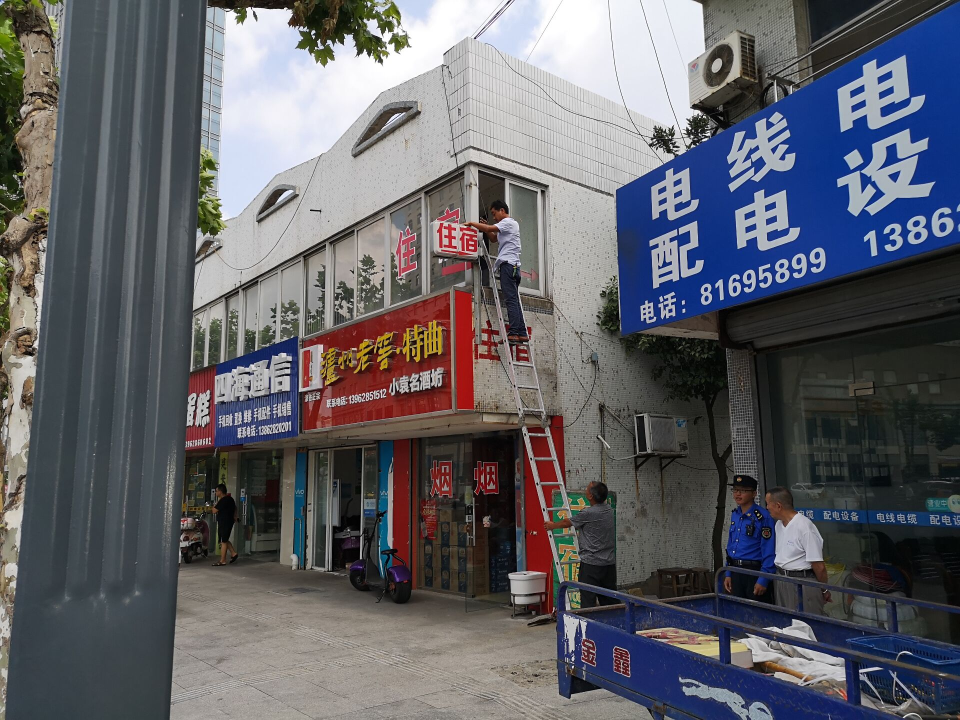
#> input picture python/sample1.jpg, 1920 x 1440 px (shown at 1/2 size)
$ python geometric_transformation.py
#> lines starting #> are read from the running program, lines starting #| are printed output that depends on the picture
from cv2 import cv2
import numpy as np
from matplotlib import pyplot as plt

img = cv2.imread('sample1.jpg')
#> img is the input picture: shape (1440, 1920, 3); mean B, G, R 103.4, 97.1, 96.7
rows,cols,ch = img.shape
#> rows = 1440; cols = 1920; ch = 3

#resize：缩放
res = cv2.resize(img,None,fx=2, fy=2, interpolation = cv2.INTER_CUBIC)
#res = cv2.resize(img,(2*cols, 2*rows), interpolation = cv2.INTER_CUBIC)

'''
#平移
#np.float32：类型是np.float32的Numpy数组
M =  np.float32([[1,0,100],[0,1,50]])
#warpAffine：对图像进行矩阵变换
# （图像，转换矩阵，（输出图像列数，行数））
dst = cv2.warpAffine(img,M,(cols,rows))

#旋转
#getRotationMatrix2D：创建一个旋转矩阵
# （旋转中心，角度，缩放因子）
M = cv2.getRotationMatrix2D((cols/2,rows/2), 90, 1)
dst = cv2.warpAffine(img, M, (cols, rows))

#仿射变换
             #变换的中间矩阵
pts1 = np.float32([[50,50],[200,50],[50,200]])  #变换前的三个点的位置
pts2 = np.float32([[10,100],[200,50],[100,250]])#变换后这三点的位置

#getAffineTransform：由三个点的变换得出整张图变换的矩阵
M = cv2.getAffineTransform(pts1, pts2)
dst = cv2.warpAffine(img,M,(cols, rows))

plt.plot(x, y) #绘制x-y直角坐标图
#subplot(121)一行二列个图像，第二个1表示该图在第一个位置
plt.subplot(121), plt.imshow(img), plt.title('Input')
plt.subplot(122), plt.imshow(dst), plt.title('Output')
plt.show()
'''

#透视变换（投影）
pts1 = np.float32([[56,65],[368,52],[28,387],[389,390]])#变换前四个点的位置
pts2 = np.float32([[0,0],[300,0],[0,300],[300,300]])    #变换后四个点的位置

#getPerspectiveTransform：有四个点变换的得出变换矩阵
M = cv2.getPerspectiveTransform(pts1,pts2)
dst = cv2.warpPerspective(img,M,(300,300))
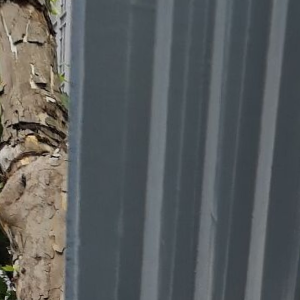
#> dst: shape (300, 300, 3); mean B, G, R 93.4, 93, 89.8

plt.subplot(121),plt.imshow(img),plt.title('Input')
plt.subplot(122),plt.imshow(dst),plt.title('Output')
plt.show()
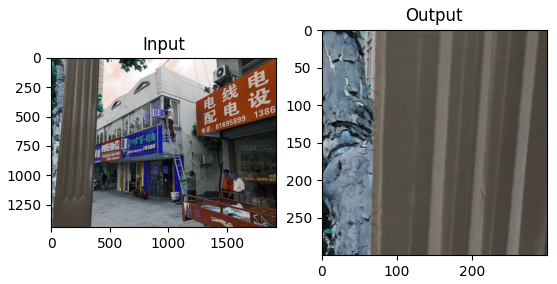
#> figure drawn by matplotlib, 2 panels; B, G, R data is drawn as R, G, B

cv2.imshow('img',dst)
cv2.waitKey(0)
cv2.destroyAllWindows()

$ run again, with python/sample2.png saved as python/sample1.jpg
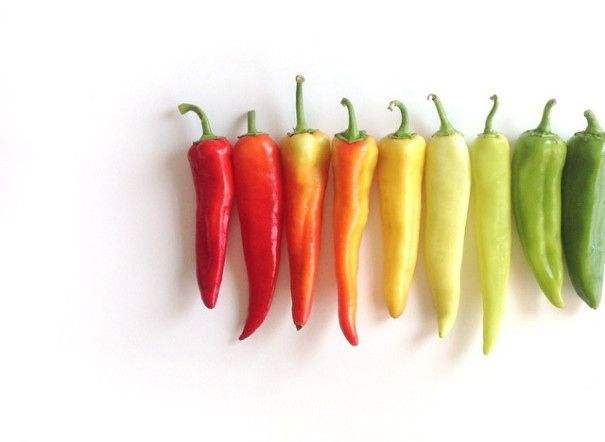
#> input picture python/sample2.png, 605 x 442 px
#> img is the input picture: shape (442, 605, 3); mean B, G, R 199, 217.1, 233.3
#> `dst = cv2.warpPerspective(img,M,(300,300))`:
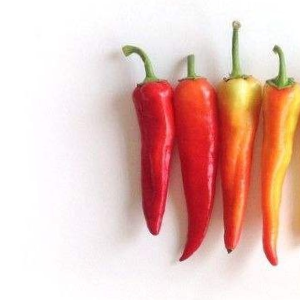
#> dst: shape (300, 300, 3); mean B, G, R 186.8, 194.6, 230.7
#> `plt.show()`:
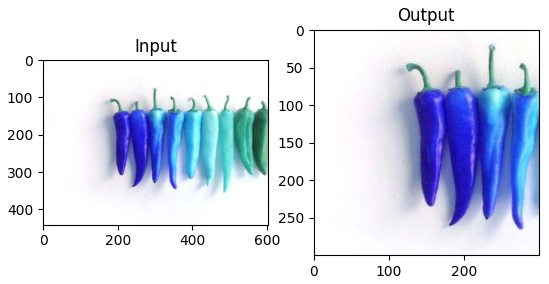
#> figure drawn by matplotlib, 2 panels; B, G, R data is drawn as R, G, B
